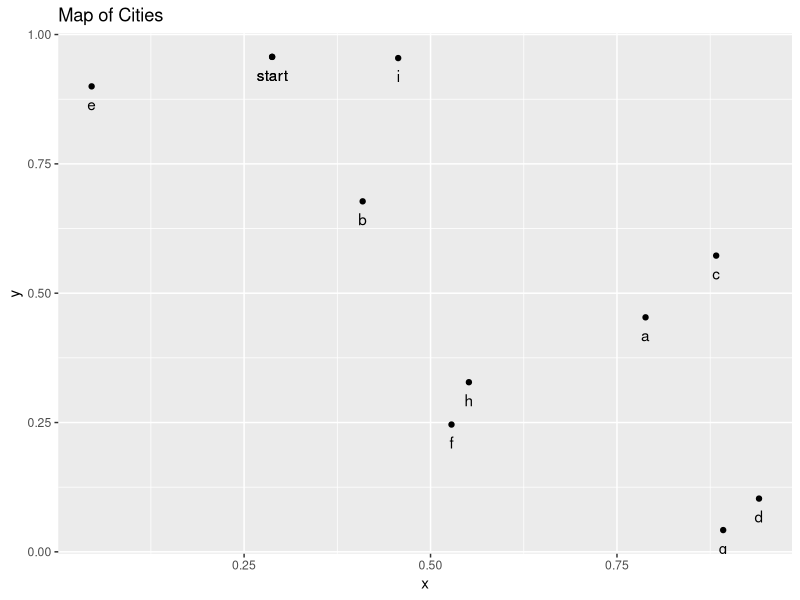
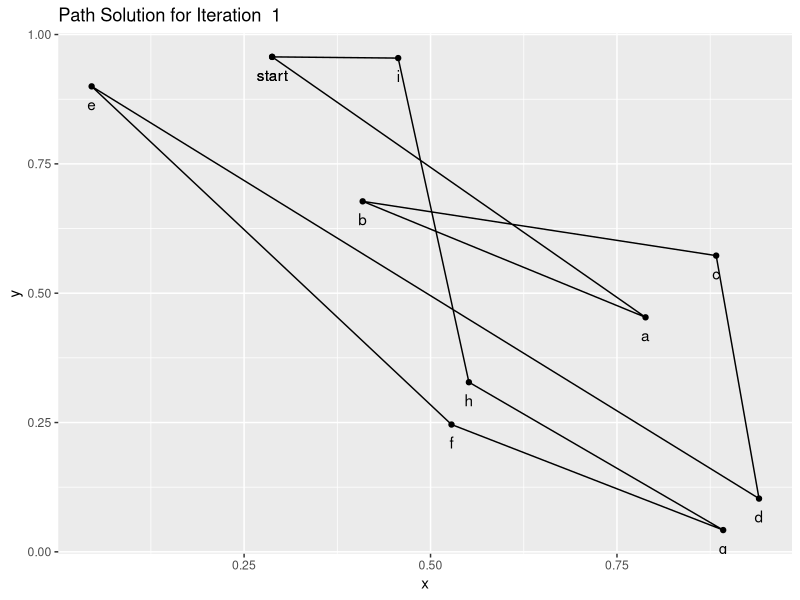
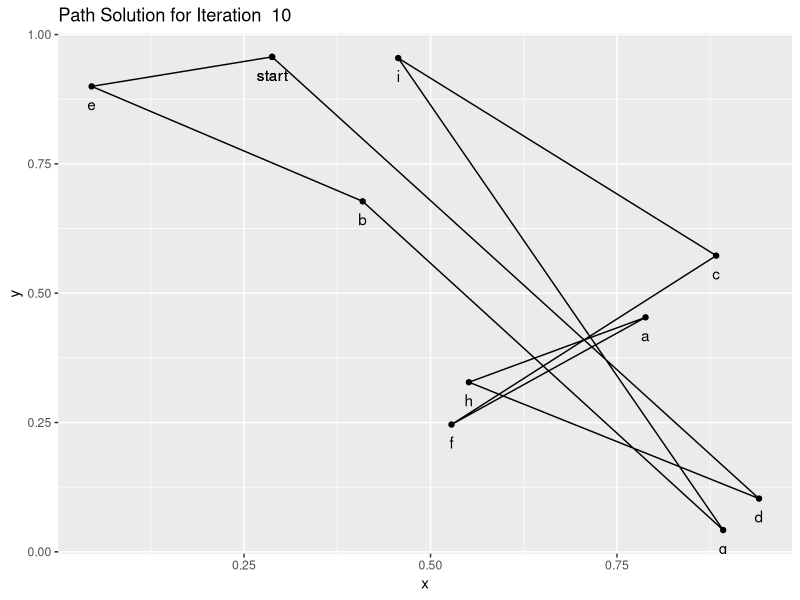
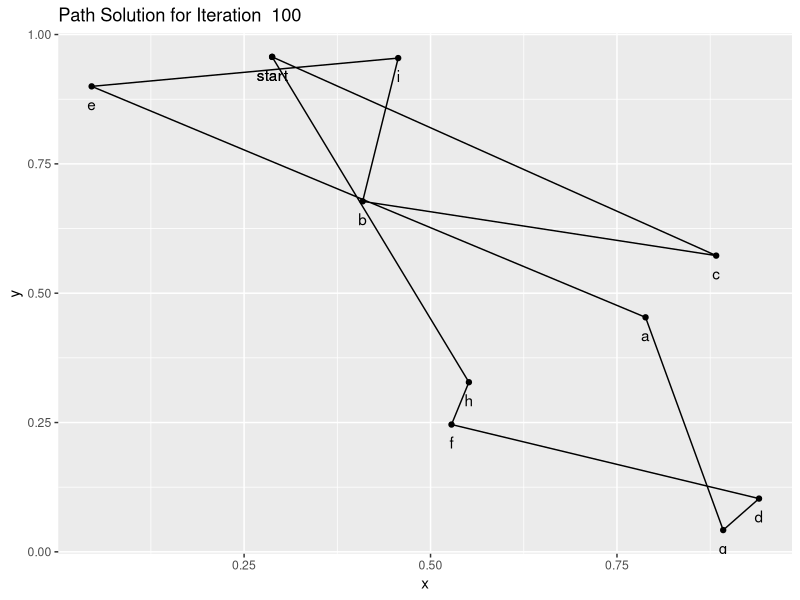
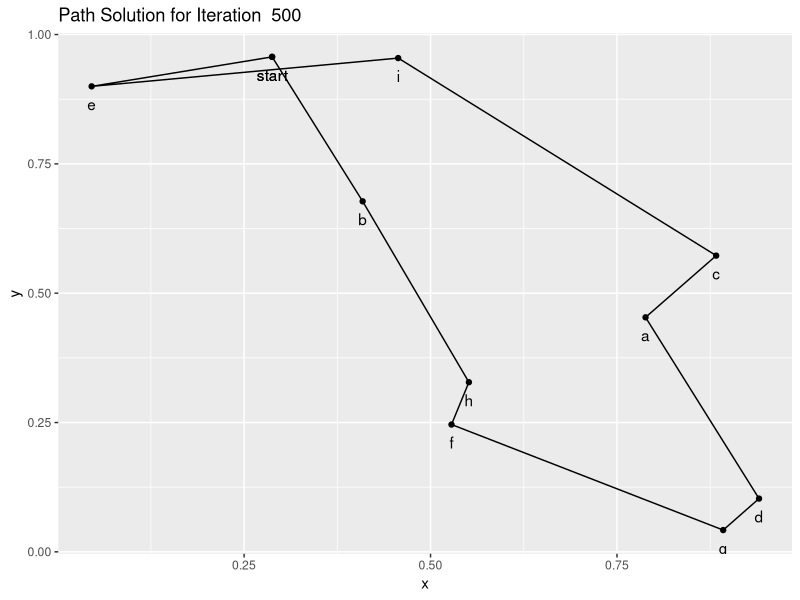
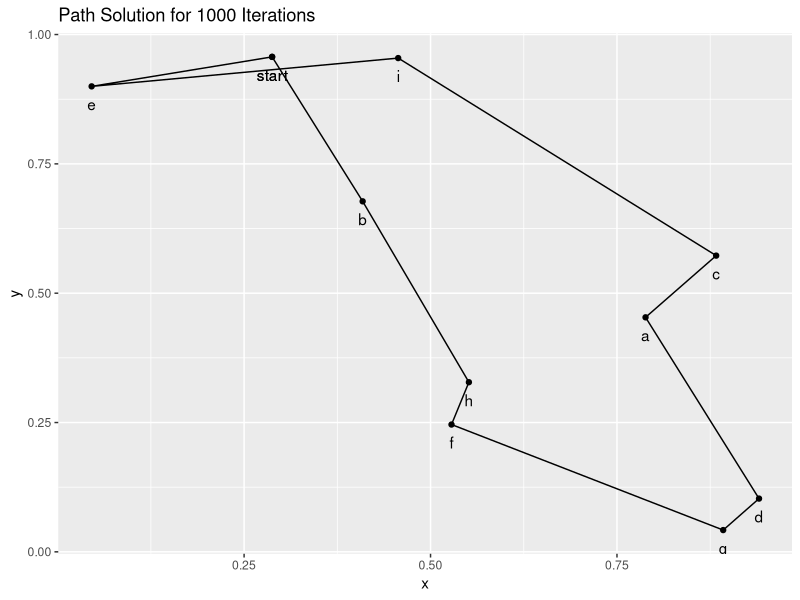
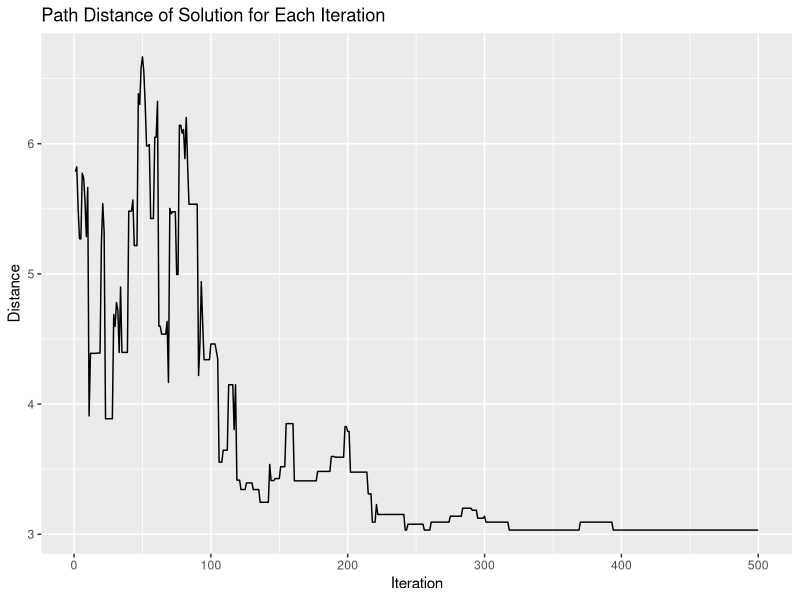

Write the R code that produced these figures, in order.
## ---- chunk 1

Salesman_SA <- function(n,initial_perm) {
  
  temperature <- 1
  curr_perm <- initial_perm
  num_cities <- length(initial_perm$cities)
  
  #For ggplot
  paths <- list(initial_perm)
  counter <- 2
  total_distances <- rep(0,n)
  
  for(ii in 1:n) {
    temperature <- .99*temperature
    candidate_perm <- propose_new_perm(curr_perm)
    curr_path_length <- path_length(curr_perm)
    candidate_path_length <- path_length(candidate_perm)
    accept_prob <- calculate_accept_prob(curr_path_length, candidate_path_length, temperature)
    
    # -- for ggplot -- #  
    if(any(ii == c(10,100,500))) {
      paths[[counter]] <- curr_perm
      counter <- counter + 1
    }
    total_distances[ii] <- curr_path_length
    #------------------#
    
    if(runif(1) < accept_prob ) {
      curr_perm <- candidate_perm
    }
      
    else {
      next
    }
  }
  
  return(list(curr_perm,paths,total_distances))
  
}

initialize_perm <- function(num_cities) {
  perm <- list('cities' = c('start',letters[1:(num_cities-1)]), 'x' = runif(num_cities), 'y' = runif(num_cities))
  return(perm)
}

propose_new_perm <- function(curr_perm) {
  num_cities <- length(curr_perm$cities)
  indices_to_swap <- sample(2:num_cities,2)
  
  for(ii in 1:3) {
    dummy <- curr_perm[[ii]][ indices_to_swap[1] ]
    curr_perm[[ii]][indices_to_swap[1]] <- curr_perm[[ii]][indices_to_swap[2]]
    curr_perm[[ii]][indices_to_swap[2]] <- dummy
  }
  
  return(curr_perm)
}

path_length <- function(perm) {
  num_cities <- length(perm$cities)
  cum_dist <- 0
  for(ii in 1:(num_cities - 1) ) {
    x1 <- perm$x[ii]
    x2 <- perm$x[ii+1]
    y1 <- perm$y[ii]
    y2 <- perm$y[ii+1]
    cum_dist <- cum_dist + sqrt( (x2-x1)^2 + (y2-y1)^2 )
  }
  
  cum_dist <- cum_dist + sqrt( (perm$x[num_cities] - perm$x[1])^2 + (perm$y[num_cities] - perm$y[1])^2 )
  
  return(cum_dist)
}

calculate_accept_prob <- function(curr_path_length, candidate_path_length, temperature) {
  return( min(1, exp((curr_path_length - candidate_path_length)/temperature) ) )
}


# Testing the algorithm
set.seed(123)
my_perm <- initialize_perm(10)

results <- Salesman_SA(1000, my_perm)

solution <- as.data.frame(results[[1]])
solution[nrow(solution)+1,]<-solution[1,]
paths <- results[[2]]
distances <- results[[3]]

## ---- chunk 2
library(ggplot2)

ggplot(data=solution,aes(x=x,y=y,label=cities))+geom_point()+geom_text(vjust=2)+ggtitle('Map of Cities')

#Plot paths
for(ii in 1:length(paths)) {
  cur_path<-as.data.frame(paths[[ii]])
  cur_path[nrow(cur_path)+1,]<-cur_path[1,]
  print(ggplot(data=cur_path,aes(x=x,y=y,label=cities))+geom_point()+geom_text(vjust=2)+geom_path() + labs(title=paste("Path Solution for Iteration ",c('1','10','100','500')[ii]) ))
}

ggplot(data=solution,aes(x=x,y=y,label=cities))+geom_point()+geom_text(vjust=2)+geom_path()+ggtitle('Path Solution for 1000 Iterations')

#Plot distances
dist_df<-as.data.frame(list('x'=1:length(distances[1:500]),'y'=distances[1:500]))
ggplot(dist_df,aes(x,y))+geom_path()+xlab('Iteration')+ylab('Distance')+labs(title="Path Distance of Solution for Each Iteration")
